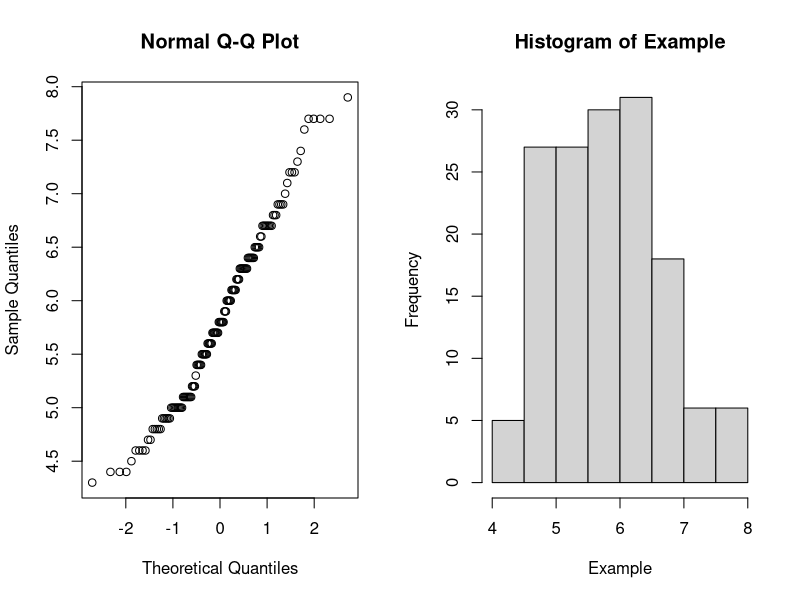
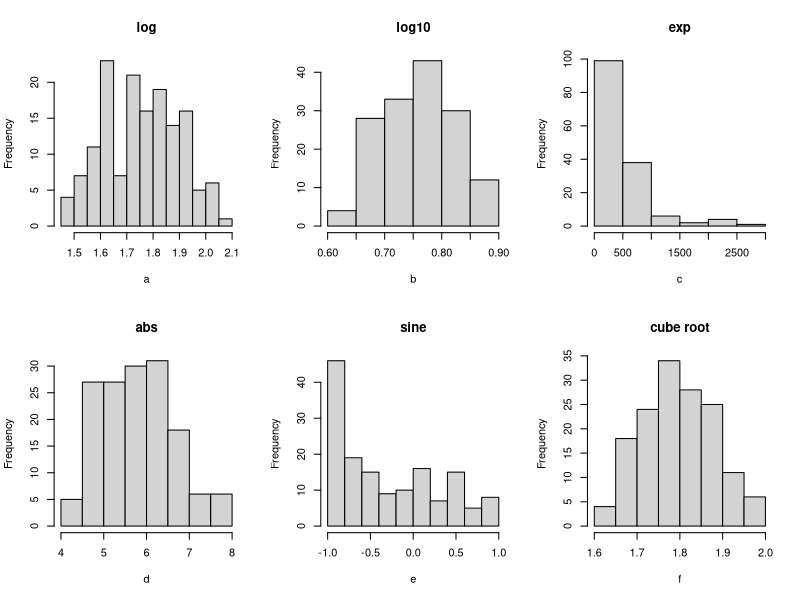

Write the R code that produced these figures, in order.
library(dbplyr)

Example<-iris$Sepal.Length

par(mfrow = c(1, 2)) # arranges plots
qqnorm(Example)
hist(Example)

# cube root function
cube_root <- function(y) {
  sign(y) * abs(y)^(1/3)
}

different_transforms<- function(x) {
  a<-log(x)
  b<-log10(x)
  c<-exp(x)
  d<-abs(x)
  e<-sin(x)
  f<-cube_root(x)
  par(mfrow = c(2, 3))
  hist(a, main="log")
  hist(b, main="log10")
  hist(c, main="exp")
  hist(d, main="abs")
  hist(e, main="sine")
  hist(f, main="cube root")
}


# transform data and view
different_transforms(Example)
